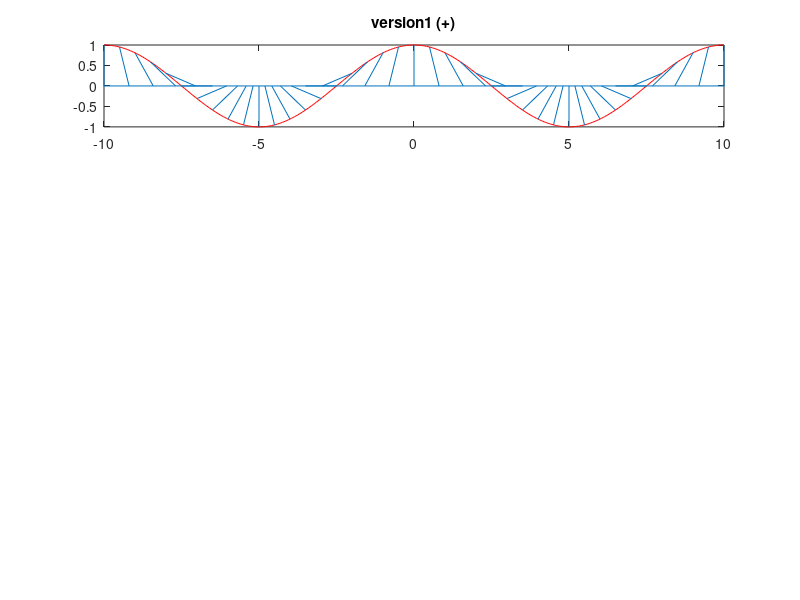

The MATLAB source for this figure: (Note: this script raises an error after producing the figure.)
clc
clear all
y_c=0;


a=1;
w=pi/5;

window = [-10 10 -1 1];

%creating proposed path 
x=window(1):5/100:window(2);
y=a*cos(w*x);

figure(1)

subplot(4,1,1)
plot(x,y,'r');
axis(window)
title('version1 (+)')
line([window(1);window(2)],[0;0]);


for x_p = window(1):5/10:window(2)
    x_c=x_p + sin(w*x_p);
    y_p=cos(w*x_p);
    line([x_p;x_c],[y_p;y_c]);
end


x_p = window(1):0.001:window(2);
dust = 1:length(x_p);

for mg = 1:length(x_p);
    alf1(mg)=alpha0_v1(x_p(mg),w);
end

subplot(4,1,2)
plot(x_p(dust), alf1);
line([window(1);window(2)],[0;0],'Color','r');
title('version 1 (+)')
xlabel('x_p');
ylabel('\alpha')











subplot(4,1,3)
plot(x,y,'r');
axis(window)
title('version 2 (-)')
line([window(1);window(2)],[0;0]);


for x_p = window(1):5/10:window(2)
    x_c=x_p - sin(w*x_p);
    y_p=cos(w*x_p);
    line([x_p;x_c],[y_p;y_c]);
end


x_p = window(1):0.001:window(2);
dust = 1:length(x_p);

for mg = 1:length(x_p);
    alf2(mg)=alpha0_v2(x_p(mg),w);
end

subplot(4,1,4)
plot(x_p(dust), alf2);
line([window(1);window(2)],[0;0],'Color','r');
title('version 2 (-)')
xlabel('x_p');
ylabel('\alpha')




%-----run model--------


init_x_p=-5;
init_x_p_dot=1;

%find initial conditions for model
init_x_c = init_x_p + sin(w*init_x_p);
y_p_init=cos(w*init_x_p);
init_theta=atan2(init_x_c-init_x_p,y_p_init)

%init_[x_c,theta]
init_state = [init_x_c;init_theta];
init_state_dot = [0;0];
simtime=1.5;
sim 'p_c0_v2.slx'

figure(4)
plot(u.time, u.signals.values)
title('u')

%write to file
out=[sim_state.time(:) sim_state.signals.values(:,1) sim_state.signals.values(:,2)];
fileID = fopen('sim_pc_visual.dat','w');
formatSpec = '%d %d %d\n';
for sample = 1:length(sim_state.time)
    fprintf(fileID, formatSpec, out(sample,:));
end
fclose(fileID);




